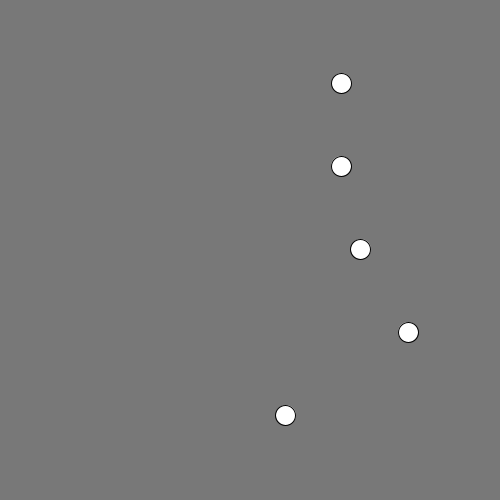
Frame 1 (no input)
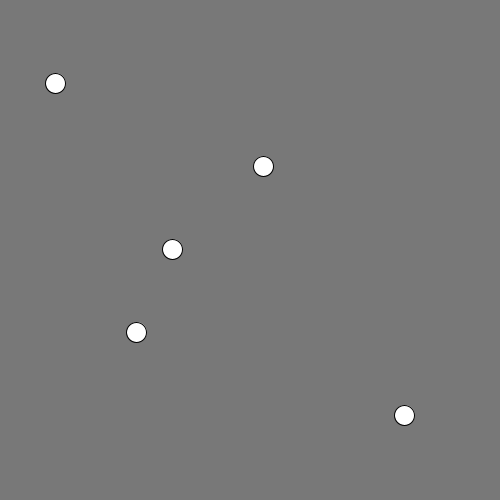
Frame 60 (the mouse pressed at the canvas centre just before this capture)
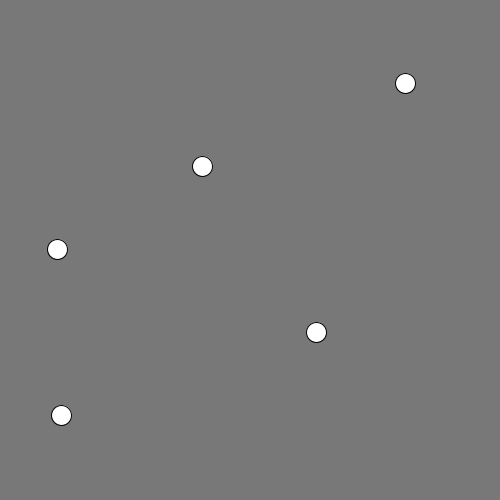
Frame 120 (the mouse held since frame 60 and released just before this capture)

The Processing sketch that drew these frames (run headless with seeded random() and noise(); from frame 60 on, the mouse is pressed at the canvas centre):

// Processing sketch: processing_153579
// ── processing_153579.pde

/*
 * Creative Coding
 * Week 3, 02 - array with sin()
 * by Indae Hwang and Jon McCormack
 * Copyright (c) 2014 Monash University
 *
 * This program demonstrates the use of arrays.
 * It creates three arrays that store the y-position, speed and phase of some oscillating circles.
 * You can change the number of circles by changing the value of num in setup()
 * You can change the background colour by holding the left mouse button and dragging.
 * 
 */

int     num;    // the number of items in the array (# of circles)
float[] y;      // y-position of each circle (fixed)
float[] x;
float[] speed;  // speed of each circle
float[] phase;  // phase of each circle

float red = 120;
float green = 120;
float blue = 120;

float ballRadius = 20;

void setup() {
  size(500, 500);

  num = 5;

  // allocate space for each array
  y = new float[num];
   x = new float[num];
  speed = new float[num];
  phase = new float[num]; 

  // calculate the gap in y based on the number of circles
  float gap = height / (num + 1);

  //setup an initial value for each item in the array
  for (int i=0; i<num; i++) {
    y[i] = gap * (i + 1);      // y is constant for each so can be calculated once
    speed[i] = random(6);
    phase[i] = random(HALF_PI);
  }
}


void draw() {
  background(red, green, blue);

  for (int i=0; i<num; i++) {
    // calculate the x-position of each ball based on the speed, phase and current frame
    x[i] = width/2 + sin(radians(frameCount*speed[i] ) + phase[i])* 200;
    ellipse(x[i], y[i], ballRadius, ballRadius);
  }
}


// change the background colour if the mouse is dragged
void mouseDragged() {
  red = map(mouseX, 0, width, 0, 255);
  green = map(mouseY, 0, height, 0, 255);
  blue = map(mouseX+mouseY, 0, width+height, 255, 0);
} 

void mouseClicked() {
  
  for (int i = 0; i < num; i++) {
    if (dist(mouseX, mouseY, x[i], y[i]) <= ballRadius) {
      if (speed[i] > 0) {
        speed[i] = 0;
      } else {
        speed[i] = random(16);
        phase[i] = random(TWO_PI);
      }
    }
  }
}
